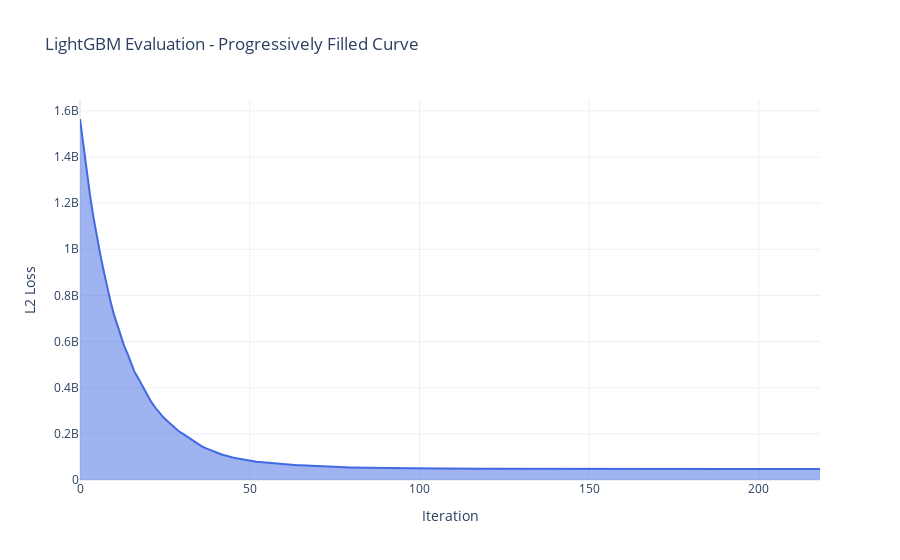

Write notebook code for a chart like this one.
### Code cell
eval_results = {}

# Model
model = lgb.LGBMRegressor(
    objective="regression",
    n_estimators=5000,
    learning_rate=0.05,
    num_leaves=31,
    random_state=42,
)

# Train
model.fit(
    X_train,
    y_train,
    eval_set=[(X_test, y_test)],
    eval_names=["valid"],
    eval_metric="l2",
    callbacks=[
        early_stopping(stopping_rounds=50),
        log_evaluation(period=50),
        lgb.record_evaluation(eval_results),
    ],
)

# Plot with plotly: filled line (like a progressive fill)
eval_l2 = eval_results["valid"]["l2"]
fig = go.Figure()

fig.add_trace(
    go.Scatter(
        x=list(range(len(eval_l2))),
        y=eval_l2,
        fill="tozeroy",
        mode="lines",
        name="Validation L2 Loss",
        line=dict(color="royalblue"),
    )
)

fig.update_layout(
    title="LightGBM Evaluation - Progressively Filled Curve",
    xaxis_title="Iteration",
    yaxis_title="L2 Loss",
    template="plotly_white",
)

fig.show()

# Prediction & R2
y_pred = model.predict(X_test)
rmse = np.sqrt(mean_squared_error(y_test, y_pred))
mae = mean_absolute_error(y_test, y_pred)

print(f"RMSE: {rmse:.2f}")
print(f"MAE: {mae:.2f}")
r2_score1 = r2_score(y_test, y_pred)
print(f"R2_socre:{r2_score1:2f}")
smape_score = smape(y_test.values, y_pred)
print(f"SMAPE: {smape_score:.2f}%")

### Figure 1 — Plotly figure (JSON) as saved in the notebook; plotly's stock layout.template omitted (floating-point values rounded to 4 significant figures; data arrays with more than 128 entries replaced by an {"elided": "..."} marker saying what was removed)
{"data": [{"fill": "tozeroy", "line": {"color": "royalblue"}, "mode": "lines", "name": "Validation L2 Loss", "type": "scatter", "x": {"elided": "219 int values"}, "y": {"elided": "219 float values"}}], "layout": {"title": {"text": "LightGBM Evaluation - Progressively Filled Curve"}, "xaxis": {"title": {"text": "Iteration"}}, "yaxis": {"title": {"text": "L2 Loss"}}}}
